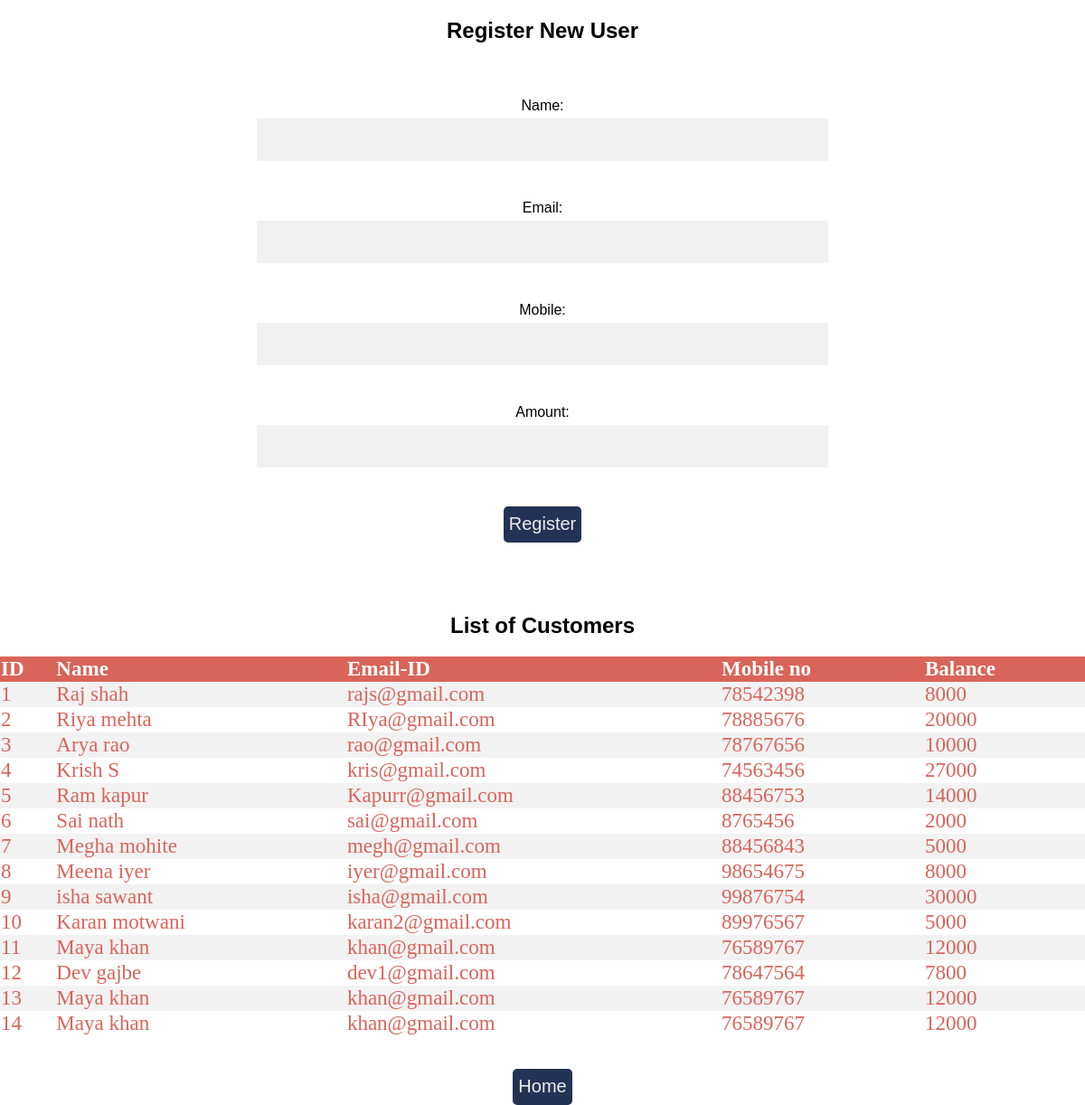
The page /customers.php on the database its author committed.
### tables this page shows
CREATE TABLE `customer` (
  `id` int(40) NOT NULL,
  `name` varchar(40) NOT NULL,
  `email` varchar(40) NOT NULL,
  `mobile` varchar(40) NOT NULL,
  `balance` int(40) NOT NULL
);

### customers.php (the view, shortened to what this page needs)
<!DOCTYPE html>
<html lang="en" dir="ltr">
  <head>
      <link rel="stylesheet" href="css/style.css"/>
  </head>
  <body>
    <h2 align="center">Register New User </h2>
    <form align="center" class="contact" div="user" action="" method="POST">
      Name:<input type="text" name="name"/><br>
      Email:<input type="email" name="email"/><br>
      Mobile:<input type="mobile" name="mobile"/><br>
      Amount:<input type="number" name="number"/><br>
       <center><button name="submit" type="submit" id="myBtn">Register</button></center>
    </form>
    <br>
<table>
  <h2 align="center">List of Customers</h2>
  <tr>
    <th>ID</th>
    <th>Name</th>
    <th>Email-ID</th>
    <th>Mobile no</th>
    <th>Balance</th>
  </tr>
<?php
$conn=mysqli_connect("localhost","root","","sparks");
$sql="SELECT * from customer";
$res=$conn-> query($sql);
if($res-> num_rows > 0){
  while($row= $res-> fetch_assoc()){
    echo "<tr><td>".$row['id']."</td><td>". $row["name"].
    "</td><td>". $row["email"]."</td><td>". $row["mobile"].
    "</td><td>". $row["balance"]. "</td></tr>";
  }
  echo "</table>";
}
else{
  echo "No results";
}
 ?>
 <br><br>
 <form action="index.php" method="post"/>
   <center><button name="submit" type="submit">Home</button></center>
  </body>
</html>

### css/style.css (style rules this page uses)
body { margin: 0; padding: 0; box-sizing:border-box; font-family: 'Raleway', sans-serif; background-color: white; }
input,button,textarea { border: none; outline: none; }
.contact { width: 100%; display: flex; justify-content: center; flex-direction: column; align-items: center; padding: 40px 0px; }

### customers.php (style rules this page uses)
input { width: 50%; padding: 15px; margin: 5px 0 22px 0; display: inline-block; border: none; background: #f1f1f1; border: 1px solid #f1f1f1; margin-bottom: 25px; }
button { border-radius: 5px; border:0; background:#235; color:#eee; line-height:37px; height:40px; cursor:pointer; font-size: 20px; }
table { border-collapse: collapse; width: 100%; color: #d96459; font-family:"Rockwell" ; font-size: 23px; text-align: left; }
th { background-color: #d96459; color: white; }
tr:nth-child(even) { background-color: #f2f2f2; }

### rows shown on the page
customer: id "1", name "Raj shah", email "rajs@gmail.com", mobile "78542398", balance "8000"
customer: id "2", name "Riya mehta", email "RIya@gmail.com", mobile "78885676", balance "20000"
customer: id "3", name "Arya rao", email "rao@gmail.com", mobile "78767656", balance "10000"
customer: id "4", name "Krish S", email "kris@gmail.com", mobile "74563456", balance "27000"
customer: id "5", name "Ram kapur", email "Kapurr@gmail.com", mobile "88456753", balance "14000"
customer: id "6", name "Sai nath", email "sai@gmail.com", mobile "8765456", balance "2000"
customer: id "7", name "Megha mohite", email "megh@gmail.com", mobile "88456843", balance "5000"
customer: id "8", name "Meena iyer", email "iyer@gmail.com", mobile "98654675", balance "8000"
customer: id "9", name "isha sawant", email "isha@gmail.com", mobile "99876754", balance "30000"
customer: id "10", name "Karan motwani", email "karan2@gmail.com", mobile "89976567", balance "5000"
customer: id "11", name "Maya khan", email "khan@gmail.com", mobile "76589767", balance "12000"
customer: id "12", name "Dev gajbe", email "dev1@gmail.com", mobile "78647564", balance "7800"
customer: id "13", name "Maya khan", email "khan@gmail.com", mobile "76589767", balance "12000"
customer: id "14", name "Maya khan", email "khan@gmail.com", mobile "76589767", balance "12000"
